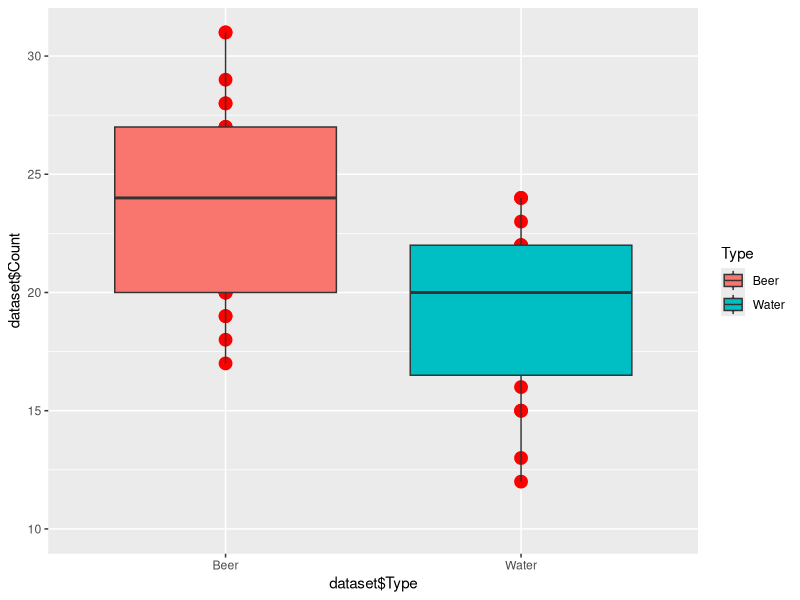
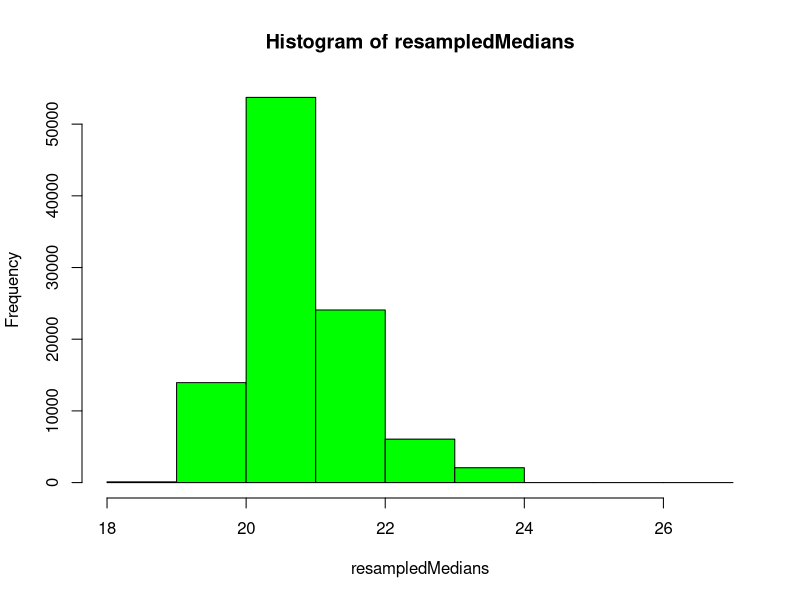
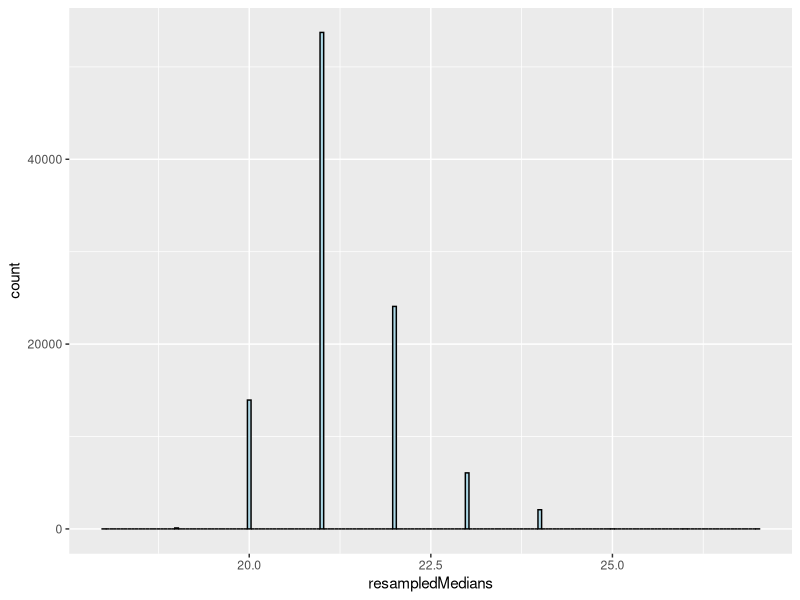
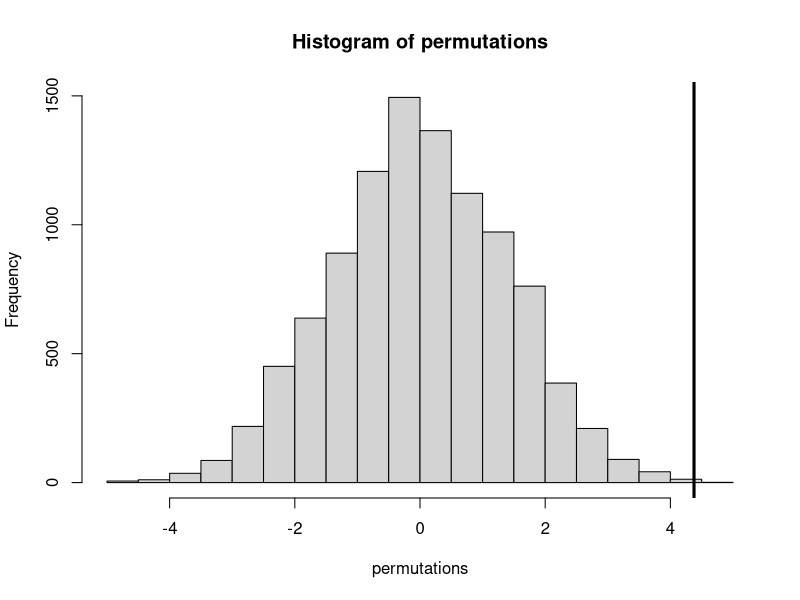

Write R code to recreate these figures, in order.
library(ggplot2) #loading neccesary library
library(dplyr)

dataset <- read.csv("dataset.csv", head=TRUE) 

### set.seed(12345)

summary(dataset)
head(dataset)

g <- ggplot(dataset, aes(dataset$Type, dataset$Count, fill = Type, ymin = 10, ymax = 30)) +
  geom_point(colour = "red", size = 4) + 
  geom_boxplot(aes(fill = dataset$Type))
g

means <- dataset %>%
  group_by(Type) %>%
  summarise(mean(Count))
means

water <- filter(dataset, Type =="Water") 
mean(water$Count)

beer <- filter(dataset, Type =="Beer") 
mean(beer$Count)
observedStat <- mean(beer$Count) - mean(water$Count)

t.test(Count ~ Type, data = dataset)

x <- dataset$Count
n <- length(x)
B <- 100000
resamples <- matrix(sample(x,
                           n * B,
                           replace = TRUE),
                    B, n)
resampledMedians <- apply(resamples, 1, median)
hist(resampledMedians, col = "green", breaks = 10)

g = ggplot(data.frame(resampledMedians = resampledMedians), aes(x = resampledMedians))
g = g + geom_histogram(color = "black", fill = "lightblue", binwidth = 0.05)
g

group <- as.character(dataset$Type)
testStat <- function(w, g) {mean(w[g == "Beer"]) - mean(w[g == "Water"])}
observedStat <- testStat(dataset$Count, group)
permutations <- sapply(1 : 10000, function(i) testStat(dataset$Count, sample(group)))

hist(permutations)
abline(v = observedStat, lwd=3)

